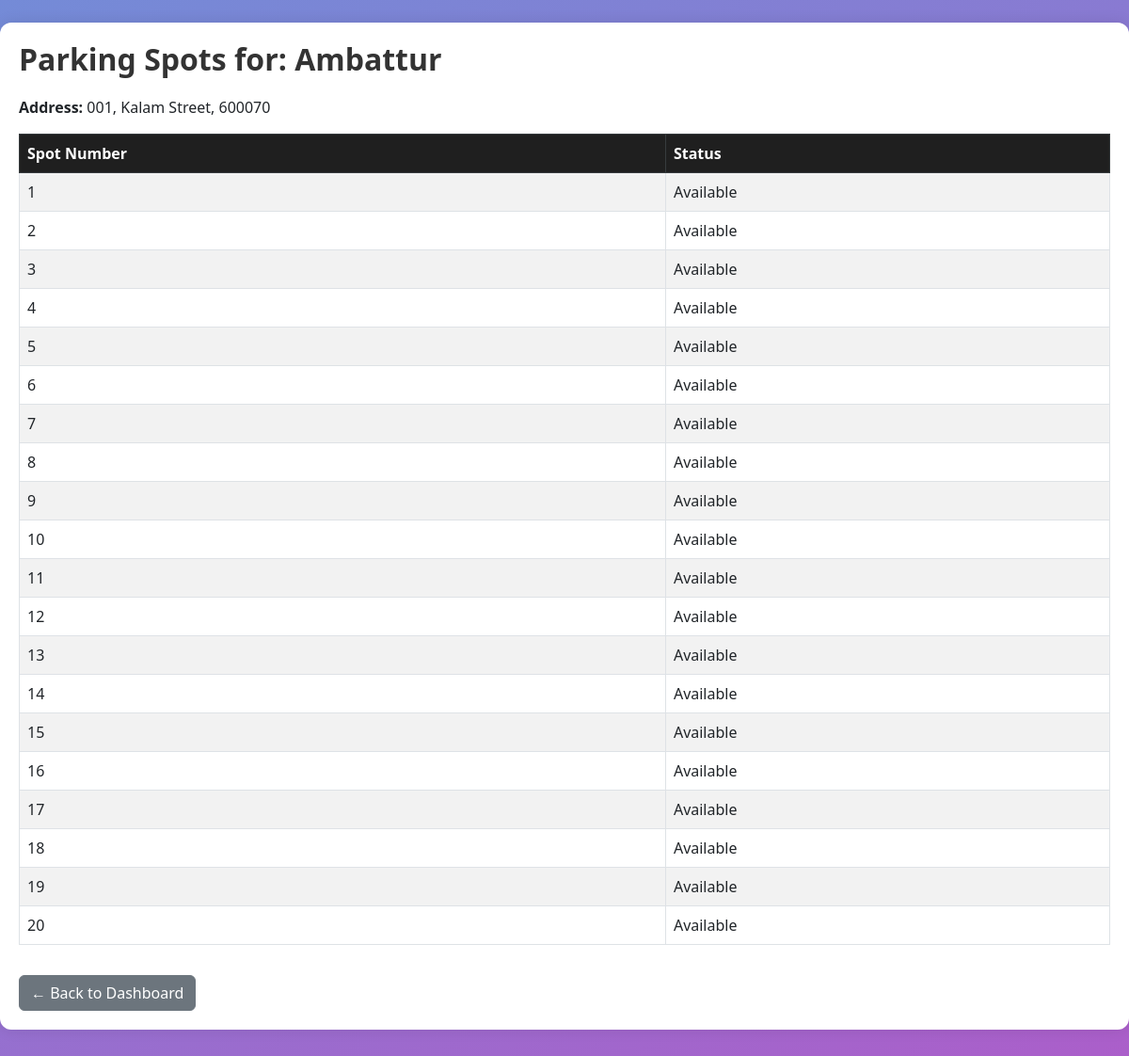
Screenshot of /admin/lots/4/spots with the database file from the repository.
### models/models.py (models this page shows)
class ParkingLot(db.Model):
    id = db.Column(db.Integer, primary_key=True)
    name = db.Column(db.String(100), nullable=False)
    address = db.Column(db.String(200), nullable=False)
    pin_code = db.Column(db.String(10), nullable=False)
    price = db.Column(db.Float, nullable=False)
    max_spots = db.Column(db.Integer, nullable=False)
    spots = db.relationship('ParkingSpot', backref='lot')

class ParkingSpot(db.Model):
    id = db.Column(db.Integer, primary_key=True)
    lot_id = db.Column(db.Integer, db.ForeignKey('parking_lot.id'), nullable=False)
    spot_number = db.Column(db.Integer, nullable=False)
    status = db.Column(db.String(1), nullable=False, default='A')
    reservations = db.relationship('Reservation', backref='spot')

### app.py (the view)
@app.route('/admin/lots/<int:lot_id>/spots')
def view_spots(lot_id):
    lot = ParkingLot.query.get(lot_id)
    if lot is None:
        return "Parking Lot not found"
    spots = ParkingSpot.query.filter_by(lot_id=lot.id).all()
    return render_template('view_spots.html', lot=lot, spots=spots)

### templates/view_spots.html (shortened to what this page needs)
{% set title = "View" %}
{% extends 'layout.html' %}
{% block content %}
<div class="container mt-4">
    <h2>Parking Spots for: {{ lot.name }}</h2>
    <p><strong>Address:</strong> {{ lot.address }}, {{ lot.pin_code }}</p>
    {% if spots %}
        <table class="table table-bordered table-striped mt-3">
            <thead class="table-dark">
                <tr>
                    <th>Spot Number</th>
                    <th>Status</th>
                </tr>
            </thead>
            <tbody>
                {% for spot in spots %}
                <tr>
                    <td>{{ spot.spot_number }}</td>
                    <td>
                        {% if spot.status == 'A' %}
                            Available
                        {% else %}
                            Occupied
                        {% endif %}
                    </td>
                </tr>
                {% endfor %}
            </tbody>
        </table>
    {% else %}
        <p>No parking spots found.</p>
    {% endif %}
    <a href="{{ url_for('admin_dashboard') }}" class="btn btn-secondary mt-3">← Back to Dashboard</a>
</div>
{% endblock %}

### static/css/edit_lot.css (style rules this page uses)
body { font-family: 'Segoe UI', Tahoma, Geneva, Verdana, sans-serif; margin: 0; background-image: linear-gradient(150deg, #748bd7, #ba52c6); padding: 0; height: 200vh; }
.container { max-width: 1200px; margin: 40px auto; padding: 20px; background-color: white; border-radius: 12px; box-shadow: 0 0 15px rgba(0,0,0,0.1); }
h2, h3 { font-weight: 600; color: #333; margin-bottom: 20px; }
.table th { background-color: #1f1f1f; color: white; font-weight: 600; }
.table td, .table th { vertical-align: middle; }

### rows the page displays
ParkingLot: name "Ambattur", address "001, Kalam Street", pin_code "600070"
ParkingSpot: spot_number "1", status "Available"
ParkingSpot: spot_number "2", status "Available"
ParkingSpot: spot_number "3", status "Available"
ParkingSpot: spot_number "4", status "Available"
ParkingSpot: spot_number "5", status "Available"
ParkingSpot: spot_number "6", status "Available"
ParkingSpot: spot_number "7", status "Available"
ParkingSpot: spot_number "8", status "Available"
ParkingSpot: spot_number "9", status "Available"
ParkingSpot: spot_number "10", status "Available"
ParkingSpot: spot_number "11", status "Available"
ParkingSpot: spot_number "12", status "Available"
ParkingSpot: spot_number "13", status "Available"
ParkingSpot: spot_number "14", status "Available"
ParkingSpot: spot_number "15", status "Available"
ParkingSpot: spot_number "16", status "Available"
ParkingSpot: spot_number "17", status "Available"
ParkingSpot: spot_number "18", status "Available"
ParkingSpot: spot_number "19", status "Available"
ParkingSpot: spot_number "20", status "Available"
